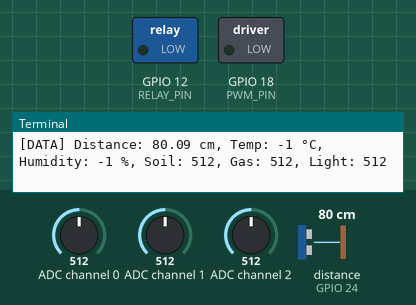
Simulated run of this program. Board: Raspberry Pi (BCM pin numbers). Shown: switched loads named in the program (green lamp = pin HIGH), the last lines printed to the terminal. Inputs (shaded band) come from the test bench; at power-on: ADC channel 0 = 512, ADC channel 2 = 512, ADC channel 1 = 512, distance to the obstacle (sensor on GPIO 24) 80 cm (analog values on the 0–1023 scale). The echo pulse lasts 58.3 µs per cm; threads take turns every 2 ms; files that are not in the repository are absent; the clock reads 2024-03-15 10:24:30 at power-on unless the program sets it; pins used as bus, display or sensor lines are not drawn.

Above: at 1.2 s.
1.3 s: ADC channel 0 set to 784
4.2 s: ADC channel 0 set to 807
At 6.7 s:
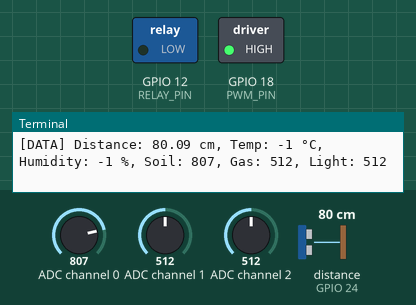
7.5 s: ADC channel 2 set to 592
10.2 s: ADC channel 2 set to 618
At 12.7 s:
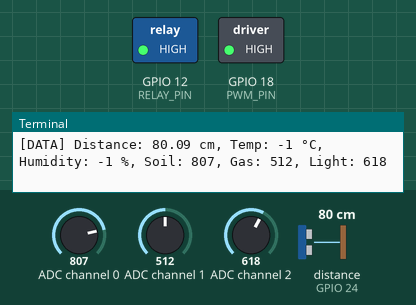
13.5 s: ADC channel 2 set to 306
At 16.2 s:
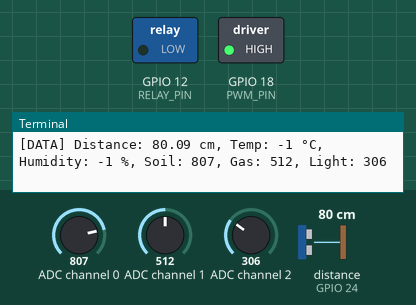
16.5 s: ADC channel 0 set to 30
At 18.7 s:
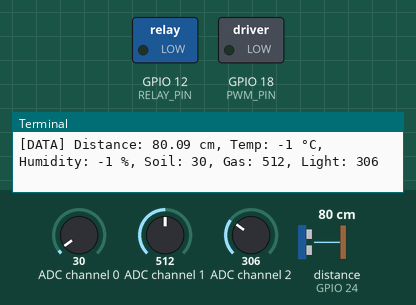
Timing chart, 0 to 20.2 s (numbered marks = the images above; inputs shaded):
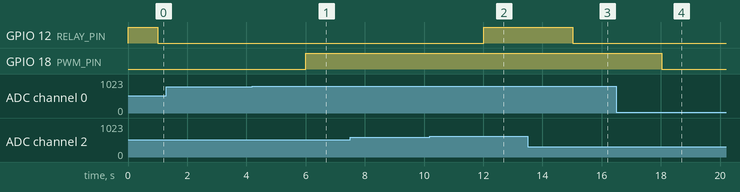

The program:

main.py
```python
import threading
import time
import RPi.GPIO as GPIO

from .distance_sensor import get_distance
from .air_temp_moisture import read_air_sensor_data
from .analog_inputs import read_channel, Channel
from .relay import RelayThread
from .motor import MotorThread

GPIO.setmode(GPIO.BCM)
GPIO.setwarnings(False)

relay_thread = RelayThread()
motor_thread = MotorThread()

relay_thread.start()
motor_thread.start()

READ_INTERVAL = 1  # seconds between sensor reads
RUNNING = True

# Shared sensor data
sensor_data = {
    "distance": None,
    "temperature": None,
    "humidity": None,
    "soil_moisture": None,
    "gas_quality": None,
    "light": None,
}
data_lock = threading.Lock()

def poll_distance():
    global RUNNING
    while RUNNING:
        try:
            distance = get_distance()
            with data_lock:
                sensor_data["distance"] = distance
            time.sleep(READ_INTERVAL)
        except Exception as e:
            print(f"[ERROR] Distance sensor: {e}")
            time.sleep(2)


def poll_air_sensor():
    global RUNNING
    while RUNNING:
        try:
            temp, hum = read_air_sensor_data()
            with data_lock:
                sensor_data["temperature"] = temp
                sensor_data["humidity"] = hum
            time.sleep(READ_INTERVAL)
        except Exception as e:
            print(f"[ERROR] Air sensor: {e}")
            time.sleep(2)


def poll_analog():
    global RUNNING
    while RUNNING:
        try:
            soil = read_channel(Channel.SOIL_MOISTURE_SENSOR)
            gas = read_channel(Channel.GAS_QUALITY_SENSOR)
            light = read_channel(Channel.LIGHT_SENSOR)
            with data_lock:
                sensor_data["soil_moisture"] = soil
                sensor_data["gas_quality"] = gas
                sensor_data["light"] = light
            time.sleep(READ_INTERVAL)
        except Exception as e:
            print(f"[ERROR] Analog sensors: {e}")
            time.sleep(2)

def control_logic():
    """
    This runs in the main thread — decides when to turn on/off actuators.
    Example: turn on relay if distance < threshold.
    """
    while RUNNING:
        with data_lock:
            distance = sensor_data["distance"]
            temperature = sensor_data["temperature"]
            humidity = sensor_data["humidity"]
            soil = sensor_data["soil_moisture"]
            gas = sensor_data["gas_quality"]
            light = sensor_data["light"]

        print(f"[DATA] Distance: {distance} cm, Temp: {temperature} °C, Humidity: {humidity} %, Soil: {soil}, Gas: {gas}, Light: {light}")

        if soil is not None and soil > 800:
            motor_thread.turn_on()
        else:
            motor_thread.turn_off()

        if light is not None and light < 600:
            relay_thread.turn_on()
        else:
            relay_thread.turn_off()

        time.sleep(1) # control how often it prints


if __name__ == "__main__":
    try:
        threads = [
            threading.Thread(target=poll_distance, daemon=True),
            threading.Thread(target=poll_air_sensor, daemon=True),
            threading.Thread(target=poll_analog, daemon=True),
        ]

        for t in threads:
            t.start()

        print("Sensor polling started.")

        control_logic()

    except KeyboardInterrupt:
        print("\n🛑 Stopping...")
        RUNNING = False
        relay_thread.stop()
        motor_thread.stop()
        time.sleep(1)
        GPIO.cleanup()
        print("✅ Clean exit.")
```

distance_sensor.py
```python
import RPi.GPIO as GPIO
import time

def get_distance() -> float:
    # Pin setup
    TRIG = 23
    ECHO = 24

    pulse_start = 0
    pulse_end = 0

    GPIO.setup(TRIG, GPIO.OUT)
    GPIO.setup(ECHO, GPIO.IN)
    # Ensure trigger is low
    GPIO.output(TRIG, False)
    time.sleep(0.05)  # Let sensor settle

    # Send 10µs pulse to trigger
    GPIO.output(TRIG, True)
    time.sleep(0.00001)
    GPIO.output(TRIG, False)

    # Wait for echo to go high and measure time
    while GPIO.input(ECHO) == 0:
        pulse_start = time.time()

    while GPIO.input(ECHO) == 1:
        pulse_end = time.time()

    # Calculate distance (speed of sound = 34300 cm/s)
    pulse_duration = pulse_end - pulse_start
    distance = pulse_duration * 17150  # (34300 / 2)
    distance = round(distance, 2)

    return distance
```

air_temp_moisture.py
```python
from typing import Any

device0 = "/sys/bus/iio/devices/iio:device0"

def readFirstLine(filename: str) -> tuple[bool, Any]:
    try:
        f = open(filename,"rt")
        value =  int(f.readline())
        f.close()
        return True, value
    except ValueError:
        f.close()
        return False,-1
    except OSError:
        return False,0

def read_air_sensor_data() -> tuple[int, int]:
    Flag1, Temperature = readFirstLine(device0+"/in_temp_input")
    Flag2, Humidity = readFirstLine(device0+"/in_humidityrelative_input")
    if Flag1 and Flag2:
        return (Temperature // 1000, Humidity // 1000)
    else:
        return (-1,-1)
```

analog_inputs.py
```python
from enum import IntEnum
import spidev

# Create SPI object
spi = spidev.SpiDev()
spi.open(0, 0)  # Open bus 0, device 0 (CE0)
spi.max_speed_hz = 1350000

# Function to read a channel (0–7)
def read_channel(channel):
    # MCP3008 protocol: start bit, single-ended bit, channel (3 bits)
    adc = spi.xfer2([1, (8 + channel) << 4, 0])
    data = ((adc[1] & 3) << 8) + adc[2]
    return data

class Channel(IntEnum):
    SOIL_MOISTURE_SENSOR = 0
    GAS_QUALITY_SENSOR = 1
    LIGHT_SENSOR = 2

# Example: Read from CH0 and CH1
# try:
#     while True:
#         soil_moisture_sensor = read_channel(0)
#         gas_quality_sensor = read_channel(1)
#         light_sensor = read_channel(2)
#         print(f"Soil Moisture Sensor (CH0): {soil_moisture_sensor}, Gas Quality Sensor (CH1): {gas_quality_sensor}, Light Sensor (CH2): {light_sensor}")
#         time.sleep(0.5)

# except KeyboardInterrupt:
#     spi.close()
#     print("SPI connection closed.")
```

relay.py
```python
import RPi.GPIO as GPIO
import queue
import threading

RELAY_PIN = 12

class RelayThread(threading.Thread):
    def __init__(self):
        super().__init__(daemon=True)
        if GPIO.getmode() is None:
            GPIO.setmode(GPIO.BCM)
            GPIO.setwarnings(False)
        self.cmd_queue = queue.Queue()
        self.running = True
        GPIO.setup(RELAY_PIN, GPIO.OUT, initial=GPIO.HIGH)  # HIGH = off (active-low relay)

    def run(self):
        while self.running:
            try:
                cmd = self.cmd_queue.get(timeout=0.5)
                if cmd == "on":
                    GPIO.output(RELAY_PIN, GPIO.LOW)
                elif cmd == "off":
                    GPIO.output(RELAY_PIN, GPIO.HIGH)
                elif cmd == "exit":
                    GPIO.output(RELAY_PIN, GPIO.HIGH)
                    break
            except queue.Empty:
                continue

        # Cleanup on exit
        GPIO.output(RELAY_PIN, GPIO.HIGH)

    def turn_on(self):
        self.cmd_queue.put("on")

    def turn_off(self):
        self.cmd_queue.put("off")

    def stop(self):
        self.cmd_queue.put("exit")
        self.running = False
```

motor.py
```python
import RPi.GPIO as GPIO
import queue
import threading

PWM_PIN = 18

class MotorThread(threading.Thread):
    def __init__(self):
        super().__init__(daemon=True)
        self.cmd_queue = queue.Queue()
        self.running = True
        GPIO.setup(PWM_PIN, GPIO.OUT)
        GPIO.output(PWM_PIN, GPIO.LOW)

    def run(self):
        while self.running:
            try:
                cmd = self.cmd_queue.get(timeout=0.5)
                if cmd == "on":
                    GPIO.output(PWM_PIN, GPIO.HIGH)   # 3.3V
                elif cmd == "off":
                    GPIO.output(PWM_PIN, GPIO.LOW)    # 0V
                elif cmd == "exit":
                    GPIO.output(PWM_PIN, GPIO.LOW)
                    break
            except queue.Empty:
                continue

        # cleanup
        GPIO.output(PWM_PIN, GPIO.LOW)

    def turn_on(self):
        self.cmd_queue.put("on")

    def turn_off(self):
        self.cmd_queue.put("off")

    def stop(self):
        self.cmd_queue.put("exit")
        self.running = False
```

Measured:
- the behaviour switches between 800 and 801 on ADC channel 0 (found by bisection; images 0 and 1)
- the behaviour switches between 599 and 600 on ADC channel 2 (found by bisection; images 1 and 2)
- after the input at 4.2 s, GPIO 18 (PWM_PIN): LOW → HIGH after 1.8 s
- after the input at 10.2 s, GPIO 12 (RELAY_PIN): LOW → HIGH after 1.8 s
- after the input at 13.5 s, GPIO 12 (RELAY_PIN): HIGH → LOW after 1.5 s
- after the input at 16.5 s, GPIO 18 (PWM_PIN): HIGH → LOW after 1.5 s
